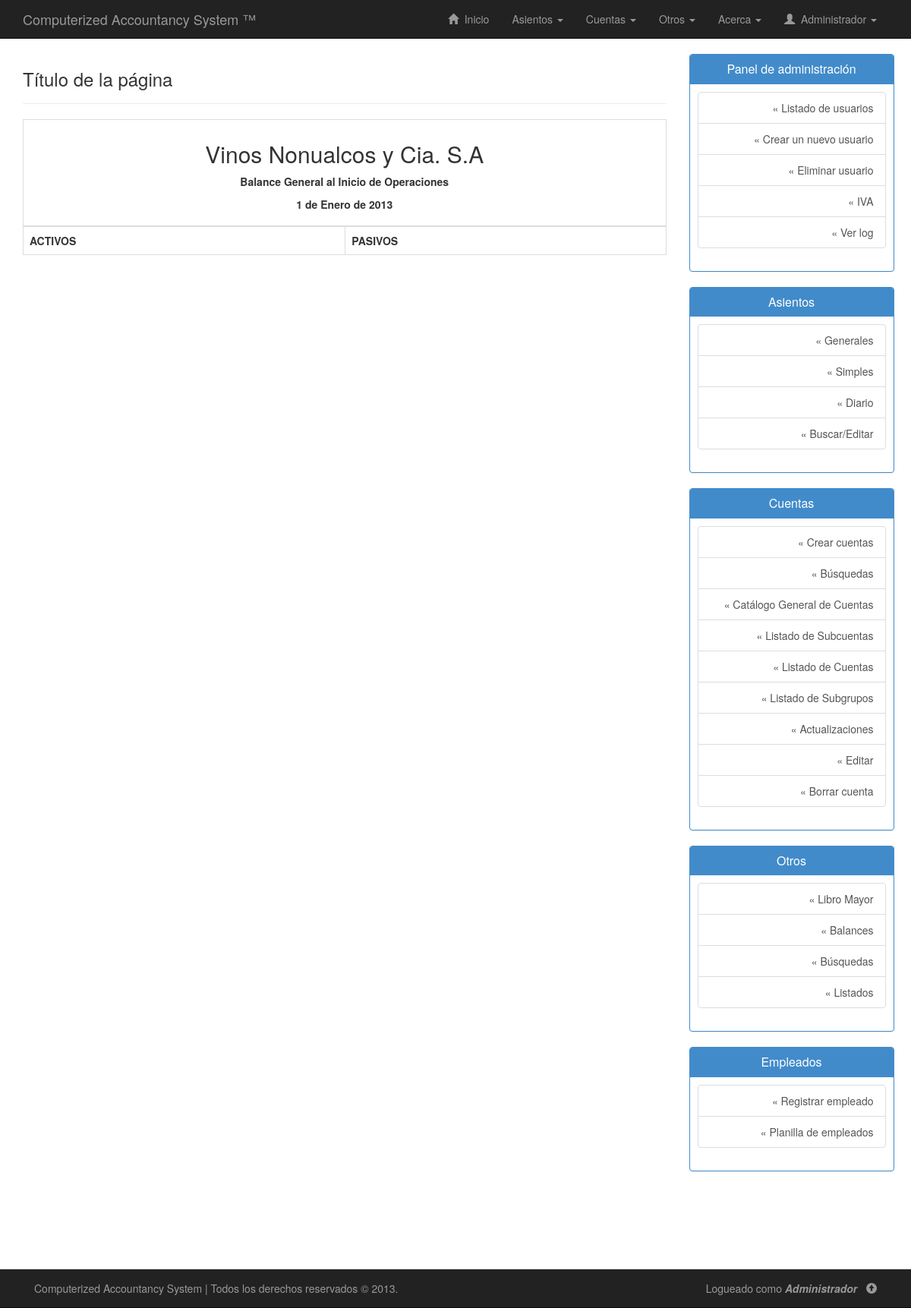
The app's page /php/balance-general.php (signed in), older data.
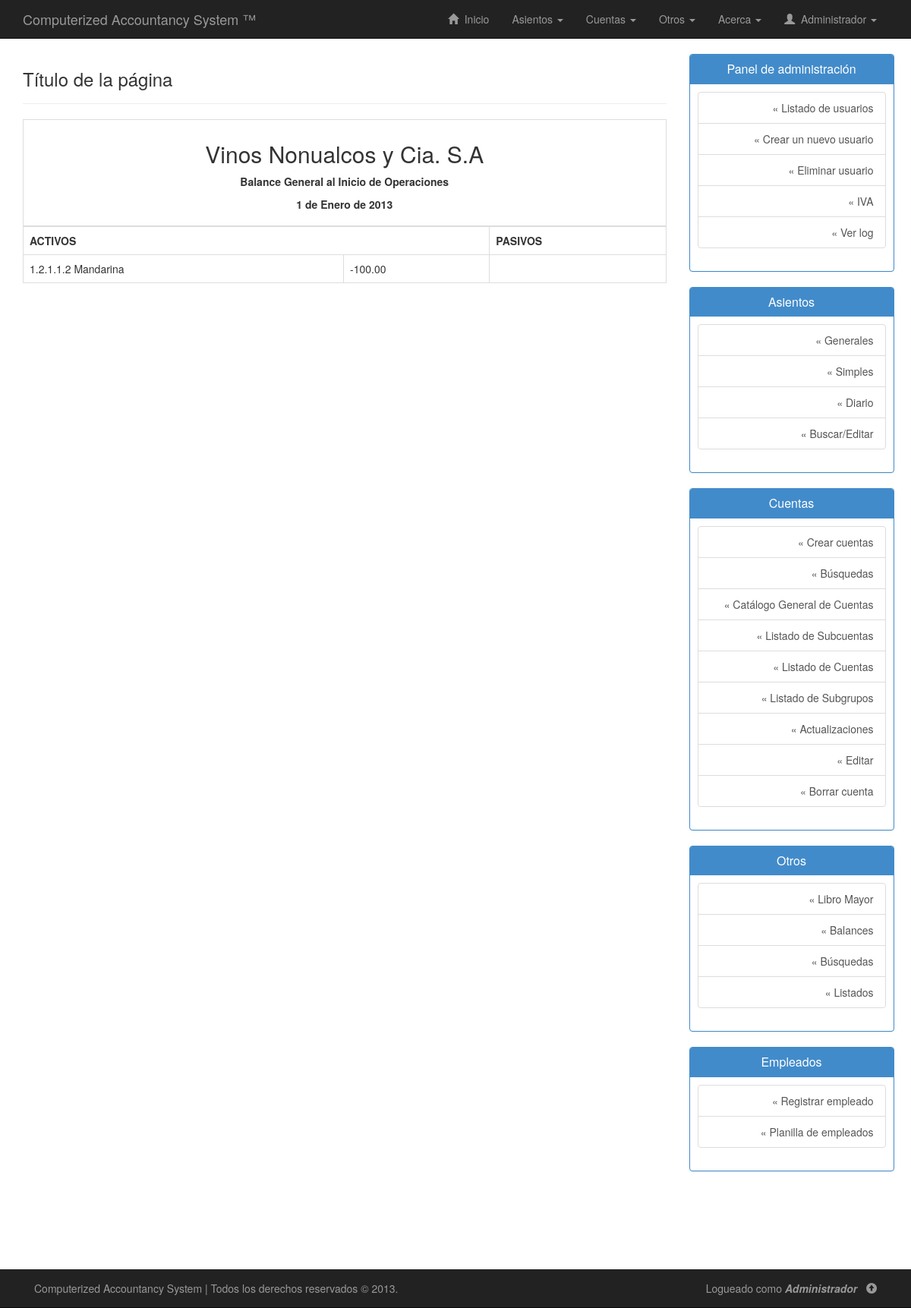
The same page, newer data.
### tables this page shows
CREATE TABLE IF NOT EXISTS `mayor` (
  `id` int(11) NOT NULL AUTO_INCREMENT,
  `cuenta` varchar(20) NOT NULL,
  `nombre` varchar(50) DEFAULT NULL,
  `debe` double NOT NULL,
  `haber` double NOT NULL,
  PRIMARY KEY (`id`),
  UNIQUE KEY `cuenta` (`cuenta`)
);

### php/balance-general.php (the view, shortened to what this page needs)
<!DOCTYPE html>
<html lang="es">
<head>
	<link rel="stylesheet" type="text/css" href="../css/bootstrap.min.css"/>
	<link rel="stylesheet" type="text/css" href="../css/estilos.css"/>
</head>
<body>
	<?php include("nav.php"); ?>
	<div class="container" id="contenido">
		<div class="row row-offcanvas row-offcanvas-right">
			<div class="col-xs-12 col-sm-9">
				<div class="page-header">
        			<h3>Título de la página</h3>
        		</div>
        		<div class="row">
        			<div class="col-lg-12">
        				<table class="table table-bordered">
        					<thead>
        						<tr >
        							<th colspan="4">
        								<h2 class="text-center">Vinos Nonualcos y Cia. S.A</h2>
        								<p align="center">
        									<strong>Balance General al Inicio de Operaciones</strong>
        								</p>
        								<p align="center">
        									1 de Enero de 2013
        								</p>
        							</th>
        						</tr>
        					</thead>
        					<tbody>
        						<tr>
        							<th colspan="2">ACTIVOS</th>
        							<th colspan="2">PASIVOS</th>
        						</tr>
        						<tr>
        							<?php
        							include("conexion.php");
        							$sql = "SELECT * FROM mayor";
        							$ejecutar_consulta = $conexion->query($sql);
        							if($ejecutar_consulta->num_rows > 0){
        								while ($regs = $ejecutar_consulta->fetch_assoc()) {
        									$cuenta = $regs["cuenta"];
        									$nombre = $regs["nombre"];
        									$debe = $regs["debe"];
        									$haber = $regs["haber"];
        									if(substr($cuenta, 0,1)=="1"){
        										echo "<tr colspan='2'>";
        										echo "<td>".$cuenta." ".$nombre."</td>";
        										echo "<td>".number_format($debe-$haber,2)."</td>";
        										echo "</tr>";
        									}
        								}
        							}
        							?>
        						</tr>
        					</tbody>
        				</table>
        			</div>
        		</div>
        	</div>
        	<?php include("sidebar.php"); ?>
        </div>
    </div>
	<?php include("footer.php"); ?>
</body>
</html>

Row changes from the older to the newer data that the page shows:
added mayor: cuenta "1.2.1.1.2", nombre "Mandarina", $debe-$haber "-100.00"
